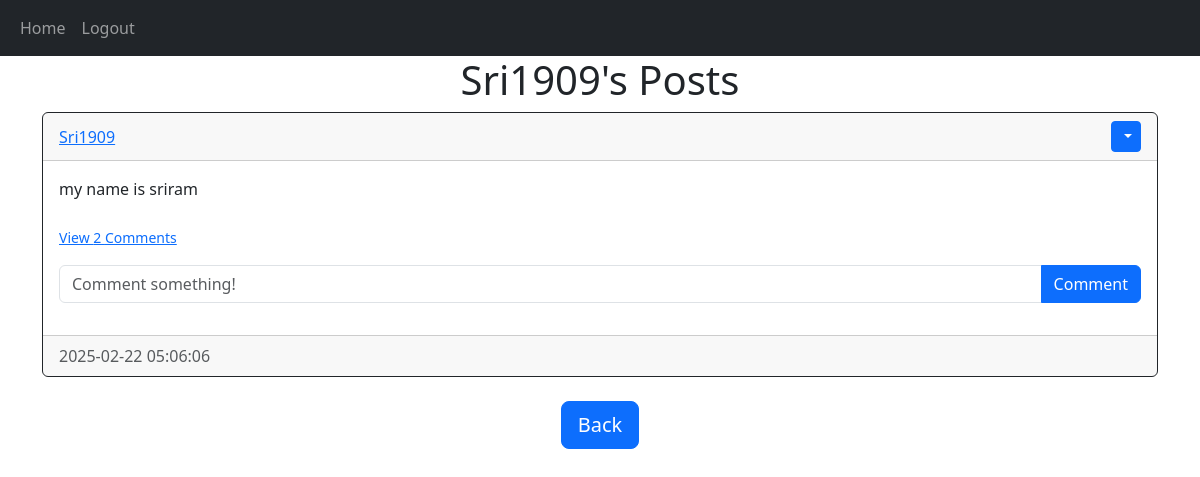
The page /post/Sri1909 (signed in) on the database its author committed.
### website/models.py (models this page shows)
class User(UserMixin,db.Model):
    id= db.Column(db.Integer,primary_key=True)
    email= db.Column(db.String(150),unique=True)
    username= db.Column(db.String(150),unique=True)
    password= db.Column(db.String(150))
    date= db.Column(db.DateTime(timezone=True),default=func.now())
    posts= db.relationship("Post",backref="user", passive_deletes=True)
    comments= db.relationship("Comment",backref="user", passive_deletes=True)

class Post(db.Model):
    id= db.Column(db.Integer,primary_key=True)
    text= db.Column(db.Text,nullable=False)
    author= db.Column(db.Integer,db.ForeignKey("user.id", ondelete="CASCADE"),nullable=False)
    date= db.Column(db.DateTime(timezone=True),default=func.now())
    comments= db.relationship("Comment",backref="post", passive_deletes=True)

### website/views.py (the view)
@views.route("/post/<username>")
@login_required
def post(username):
    user = User.query.filter_by(username=username).first()
    if not user:
        flash("User does not exist.", category="error")
        return redirect(url_for("views.home"))
    posts = user.posts
    return render_template("post.html", user=current_user, posts=posts, username=username)

### website/__init__.py (called while the page is built)
def create_app():
    app=Flask(__name__)
    app.config['SECRET_KEY']="helloworld"
    app.config['SQLALCHEMY_DATABASE_URI'] = f'sqlite:///{DB_NAME}'
    db.init_app(app)
    from .views import views
    from .auth import auth
    app.register_blueprint(views,url_prefix="/")
    app.register_blueprint(auth,url_prefix="/")
    from .models import User , Post , Comment
    create_database(app)
    login_manager=LoginManager()
    login_manager.login_view="auth.login"
    login_manager.init_app(app)
    @login_manager.user_loader
    def load_user(user_id):
        return User.query.get(int(user_id))
    return app

### website/templates/post.html
{% extends "post_div.html" %} {% block title %}{{username}}'s Posts{% endblock %}
{% block header %}{{username}}'s Posts{% endblock %}
{% block footer %}
    <div align="center">
        <a href="/home">
            <button type="button" class="btn btn-primary btn-lg">
                Back
            </button>
        </a>
    </div>
{% endblock %}

### website/templates/post_div.html (shortened to what this page needs)
{% extends "base.html" %} {% block title %}Home{% endblock %}{% block content %}
<h1 align="center">{% block header %}Posts{% endblock %}</h1>
    <div id="posts">
    {% for post in posts %}
    <div class="card border-dark">
        <div class="card-header d-flex justify-content-between align-items-center">
            <a href="/post/{{post.user.username}}">{{post.user.username}}</a>
            {% if user.id == post.author %}
            <div class="btn-group">
                <button class="btn btn-sm btn-primary dropdown-toggle" type="button" data-bs-toggle="dropdown">
                </button>
            </div>
            {% endif %}
        </div>
        <div class="card-body">
            <div class="card-text">{{post.text}}</div>
            <br>
            <p class="card-text">
            {% if post.comments|length > 0 %}
            <a data-bs-toggle="collapse" href="#comments-{{post.id}}" role="button">
            <small>View {{post.comments|length}} Comments</small>
            </a>
            {% else %}
            <small class="text-muted">No comments yet</small>
            {%- endif %}
            </p>
            <form class="input-group mb-3" method="POST" action="/create-comment/{{post.id}}">
                <input type="text" id="text" name="text" class="form-control" placeholder="Comment something!">
                <button class="btn btn-primary" type="submit">Comment</button>
            </form>
        </div>
        <div class="card-footer text-muted">{{post.date.strftime('%Y-%m-%d %H:%M:%S')}}</div>
    </div>
    <br>
    {% endfor %}
</div>
{% block footer %}{% endblock %}
{% endblock %}

### rows shown on the page
User: username "Sri1909"
Post: user.username "Sri1909", text "my name is sriram", comments|length "2", date "2025-02-22 05:06:06"
